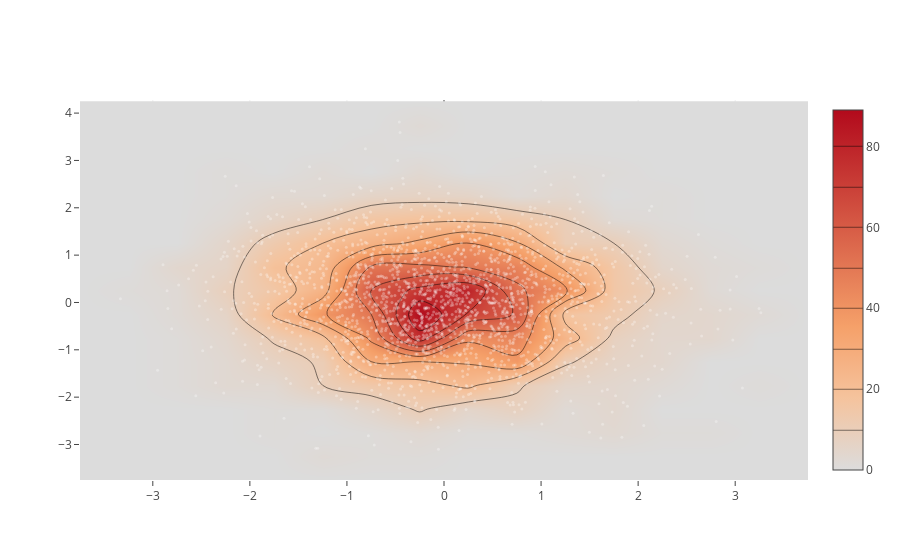

This figure's notebook cell:
### Code cell
# Scatter plot with heatmap
x = np.random.randn(2000)
y = np.random.randn(2000)

iplot([Histogram2dContour(x=x, y=y, contours=Contours(coloring='heatmap')),
       Scatter(x=x, y=y, mode='markers', marker=Marker(color='white', size=3, opacity=0.3))],
       show_link=False)

### Figure 1 — Plotly figure (JSON) as saved in the notebook; plotly's stock layout.template omitted (floating-point values rounded to 4 significant figures; data arrays with more than 128 entries replaced by an {"elided": "..."} marker saying what was removed)
{"data": [{"contours": {"coloring": "heatmap"}, "type": "histogram2dcontour", "x": {"elided": "2000 float values"}, "y": {"elided": "2000 float values"}}, {"marker": {"color": "white", "opacity": 0.3, "size": 3}, "mode": "markers", "type": "scatter", "x": {"elided": "2000 float values"}, "y": {"elided": "2000 float values"}}], "layout": {}}
